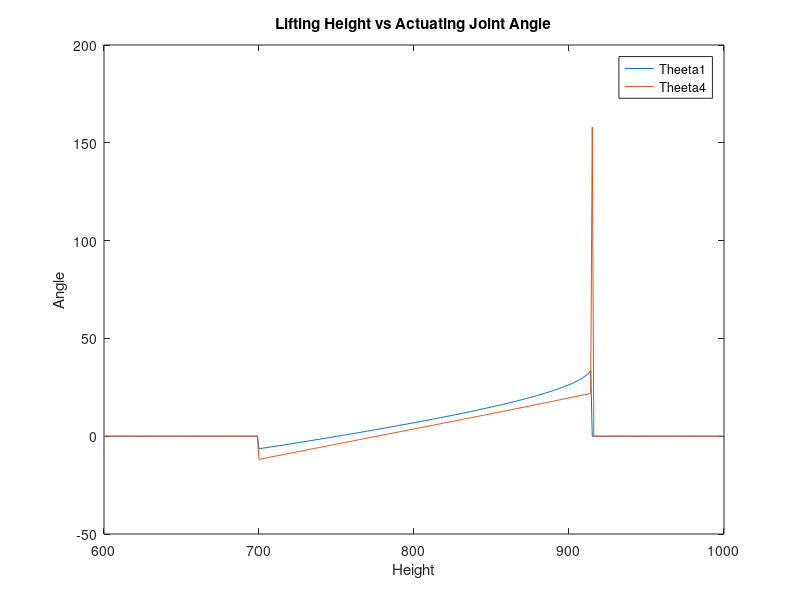

The MATLAB script that drew this image:

d2_to_mattressSurface=250;
l1=420;

l2=225;%y
d2=236;%x

d1=418;
l3=sqrt(d1^2+d2^2);
l4=370;
l5=450;
Hmin=600;
Hmax=1000;
groundTol5axis=290;
Ycmin=Hmin-d2_to_mattressSurface-groundTol5axis;
Ycmax=Hmax-d2_to_mattressSurface-groundTol5axis;
ycRange=Ycmin:Ycmax-1;
HRange=Hmin:Hmax-1;
Yc=Ycmin;


theeta1=zeros(1,Ycmax-Yc);
theeta2=zeros(1,Ycmax-Yc);
theeta3=zeros(1,Ycmax-Yc);
theeta4=zeros(1,Ycmax-Yc);
theeta3new=zeros(1,Ycmax-Yc);
theeta4new=zeros(1,Ycmax-Yc);
negtheeta1=zeros(1,Ycmax-Yc);
postheeta4new=zeros(1,Ycmax-Yc);

for i=1:length(ycRange)
    Yc=ycRange(i);
    theeta3(i)=acos(d1/l3);
    theeta4(i)=pi-asin((Yc-(l3*sin(theeta3(i))))/l4);
    
    Xc=l5+l3*cos(theeta3(i))-sqrt(l4^2-(Yc-l3*sin(theeta3(i)))^2);
    
    A1=Xc;
    B1=Yc;
    C1=(l1^2-l2^2+Xc^2+Yc^2)/(2*l1);
    
    A4=Xc-l5;
    B4=Yc;
    C4=(l4^2+l5^2-l3^2-(2*Xc*l5)+Xc^2+Yc^2)/(2*l4);
    
    %disp("t4: "+theeta4(i)/pi*180)
    if (A1^2+B1^2-C1^2)<0
        disp("Maximum limit reached, Limit is : "+Yc)
        break
    
    elseif (theeta4(i)>(pi+12*pi/180))
        disp ("Minimum limit is(t4) : "+Yc)
        theeta4(i)=0;
        theeta1(i)=0;
        continue
        
        
         
    end
    
    
    theeta1(i)=2*atan((-B1+sqrt(A1^2+B1^2-C1^2))/(-A1-C1));
    negtheeta1(i)=2*atan((-B1-sqrt(A1^2+B1^2-C1^2))/(-A1-C1));
    theeta4new(i)=2*atan((-B1-sqrt(A4^2+B4^2-C4^2))/(-A4-C4));
    postheeta4new(i)=2*atan((-B1+sqrt(A4^2+B4^2-C4^2))/(-A4-C4));
    
    if (theeta1(i)<-8*pi/180)
        disp ("Minimum limit is(t1) : "+Yc);
        theeta4(i)=0;
        theeta1(i)=0;
        continue
        
    end
    
    theeta2(i)=asin((Yc-l1*sin(theeta1(i)))/l2);
    theeta3new(i)=acos((Xc-l5-l4*cos(theeta4(i)))/l3);
    
    theeta4(i)=asin((Yc-(l3*sin(theeta3(i))))/l4);
    
end

%disp(theeta1/pi*180);
%disp(theeta2/pi*180);
%disp(theeta3/pi*180);
%disp(theeta4/pi*180);

%disp(theeta3new/pi*180);
%disp(theeta4new/pi*180);

figure(1)
plot(HRange,theeta1/pi*180)
hold on
plot(HRange,theeta4/pi*180)
title('Lifting Height vs Actuating Joint Angle');
xlabel('Height');
ylabel('Angle');
legend('Theeta1','Theeta4');

